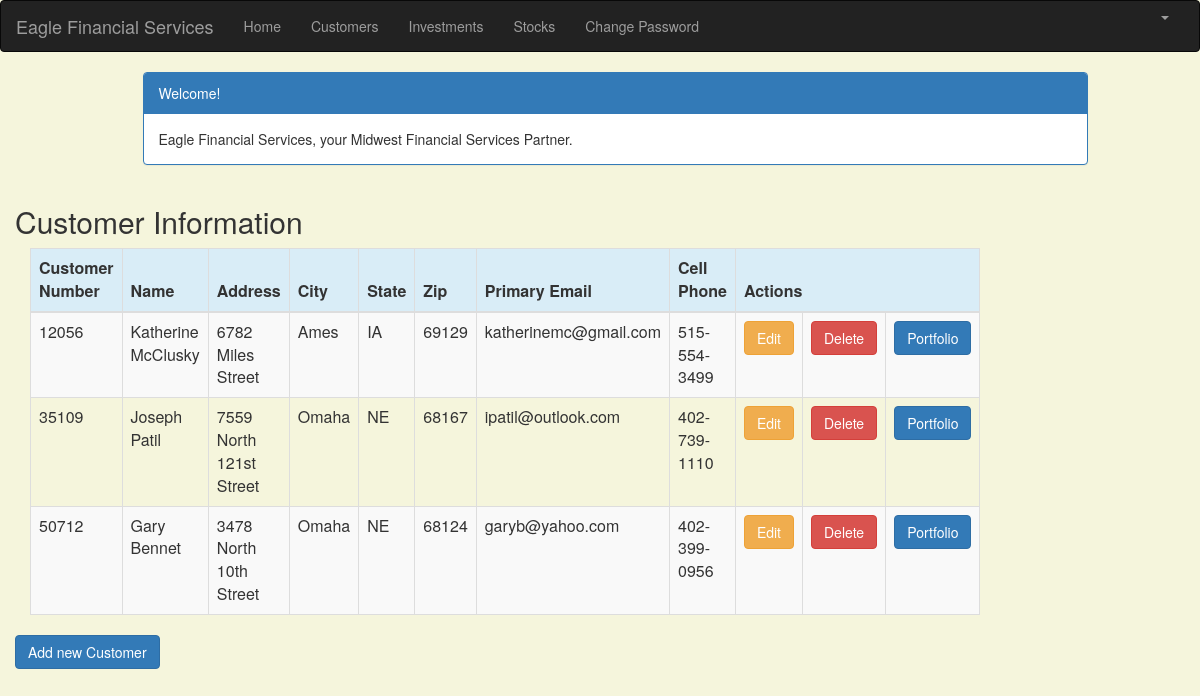
/customer_list (signed in), run on the app's committed database.
### portfolio/models.py (models this page shows, shortened)
class Customer(models.Model):
    name = models.CharField(max_length=50)
    address = models.CharField(max_length=200)
    cust_number = models.IntegerField(blank=False,null=False)
    city = models.CharField(max_length=50)
    state = models.CharField(max_length=50)
    zipcode = models.CharField(max_length=10)
    email = models.EmailField(max_length=200)
    cell_phone = models.CharField(max_length=50)
    created_date = models.DateTimeField(default=timezone.now())
    updated_date = models.DateTimeField(auto_now_add=True)

### portfolio/views.py (the view)
# urls.py: path('customer_list', views.customer_list, name='customer_list'),
@login_required
def customer_list(request):
    customer = Customer.objects.filter(created_date__lte=timezone.now())
    return render(request, 'portfolio/customer_list.html',{'customers':customer})

### portfolio/templates/portfolio/customer_list.html (shortened to what this page needs)
{% extends 'portfolio/base.html' %}
{% block content %}
<html>
<head>
    <link rel="stylesheet" href="https://maxcdn.bootstrapcdn.com/bootstrap/3.3.4/css/bootstrap.min.css">
</head>
<body>
<div class="container">
    <div class="row">
     <div class="col-md-10 col-md-offset-1">
         <div class="panel panel-primary">
             <div class="panel-heading">Welcome!</div>
             <div class="panel-body">
                 Eagle Financial Services, your Midwest Financial Services Partner.
             </div>
         </div>
     </div>
    </div>
</div>
<div class="row">
    <h2 style=""padding-left :15px">Customer Information</h2>
</div>
<div>
    <table class="table table-striped table-bordered table-hover">
        <thead>
        <tr class="bg-info">
            <th>Customer Number</th>
            <th>Name</th>
            <th>Address</th>
            <th>City</th>
            <th>State</th>
            <th>Zip</th>
            <th>Primary Email</th>
            <th>Cell Phone</th>
            <th colspan="3">Actions</th>
        </tr>
        </thead>
        <tbody>
        {% for customer in customers %}
            <tr>
                <td>{{ customer.cust_number }}</td>
                <td>{{ customer.name }}</td>
                <td>{{ customer.address }}</td>
                <td>{{ customer.city }}</td>
                <td>{{ customer.state }}</td>
                <td>{{ customer.zipcode }}</td>
                <td>{{ customer.email }}</td>
                <td>{{ customer.cell_phone }}</td>
                <td><a href="{% url 'portfolio:customer_edit' pk=customer.pk %}" class="btn btn-warning">Edit</a></td>
                <td><a href="{%url 'portfolio:customer_delete' pk=customer.pk %}" onclick="return confirm('Are you sure you want to delete?')" class="btn btn-danger">Delete</a></td>
                <td><a href="" class="btn btn-primary">Portfolio</a></td>
            </tr>
        {% endfor %}
        </tbody>
    </table>
    <div class="row">
            <a href="{% url 'portfolio:customer_new' %}" class="row"><span
                    class="btn btn-primary">Add new Customer</span></a>
        </div>
</div>
</body>
</html>
{% endblock %}

### portfolio/templates/portfolio/customer_list.html (style rules this page uses)
body { background-color:beige; }

### data on the page
Customer: cust_number "12056", name "Katherine McClusky", address "6782 Miles Street", city "Ames", state "IA", zipcode "69129", email "katherinemc@gmail.com", cell_phone "515-554-3499"
Customer: cust_number "35109", name "Joseph Patil", address "7559 North 121st Street", city "Omaha", state "NE", zipcode "68167", email "ipatil@outlook.com", cell_phone "402-739-1110"
Customer: cust_number "50712", name "Gary Bennet", address "3478 North 10th Street", city "Omaha", state "NE", zipcode "68124", email "garyb@yahoo.com", cell_phone "402-399-0956"
